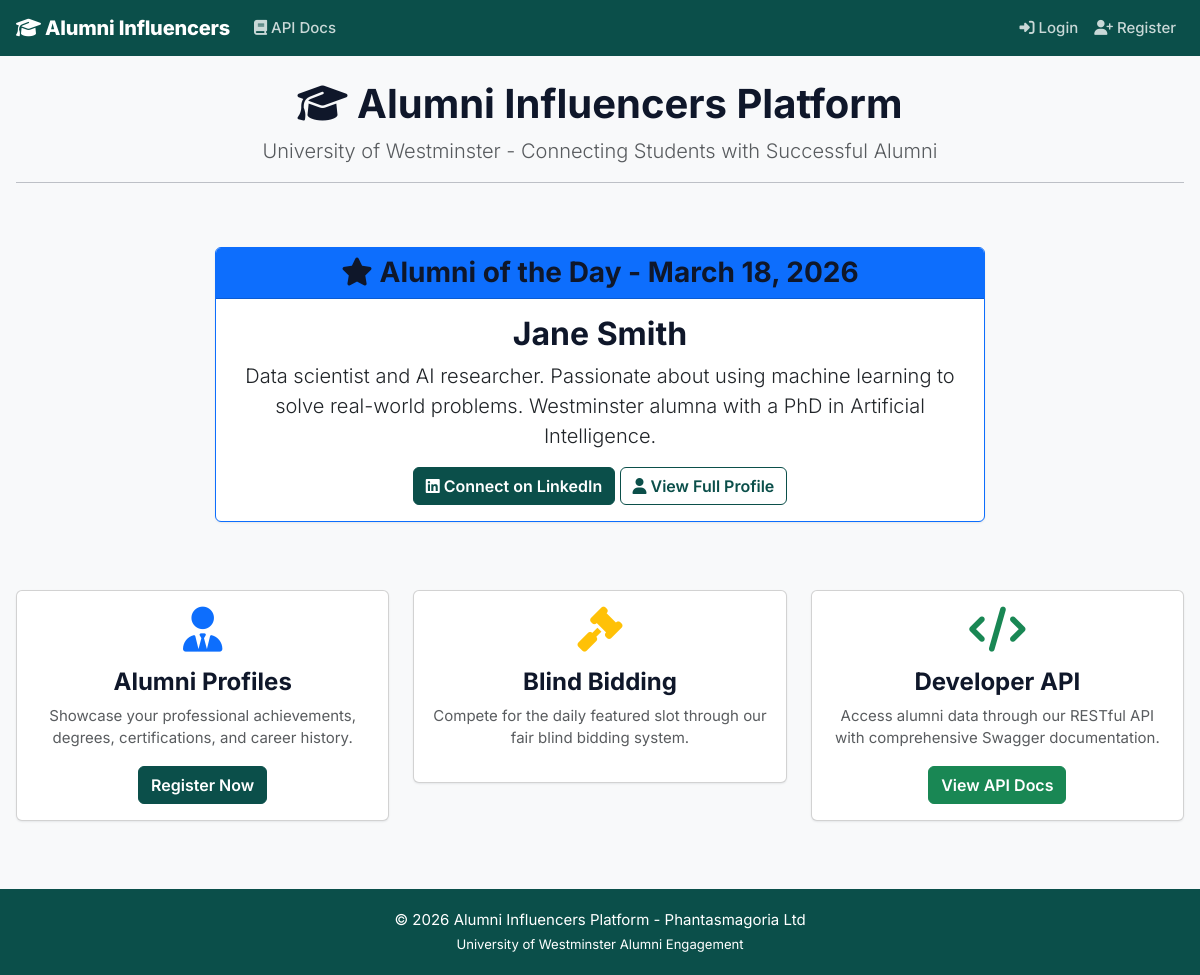
The page / on the database its author committed.
### tables this page shows
CREATE TABLE IF NOT EXISTS featured_alumni (
    id INT UNSIGNED AUTO_INCREMENT PRIMARY KEY,
    bid_id INT UNSIGNED NOT NULL,
    featured_date DATE NOT NULL UNIQUE,
    created_at DATETIME DEFAULT CURRENT_TIMESTAMP,
    FOREIGN KEY (bid_id) REFERENCES bids(id) ON DELETE CASCADE,
    INDEX idx_featured_date (featured_date),
    UNIQUE KEY unique_bid_id (bid_id),
    INDEX idx_featured_date_bid_id (featured_date, bid_id)
);

CREATE TABLE IF NOT EXISTS users (
    id INT UNSIGNED AUTO_INCREMENT PRIMARY KEY,
    email VARCHAR(255) NOT NULL UNIQUE,
    password VARCHAR(255) NOT NULL,
    first_name VARCHAR(100) NOT NULL,
    last_name VARCHAR(100) NOT NULL,
    user_type ENUM('alumni','admin') NOT NULL,
    email_verified TINYINT(1) DEFAULT 0,
    verification_token VARCHAR(255),
    verification_expires DATETIME,
    reset_token VARCHAR(255),
    reset_expires DATETIME,
    is_active TINYINT(1) DEFAULT 1,
    created_at DATETIME DEFAULT CURRENT_TIMESTAMP,
    updated_at DATETIME DEFAULT CURRENT_TIMESTAMP ON UPDATE CURRENT_TIMESTAMP,
    INDEX idx_email (email),
    INDEX idx_active_verified_created (is_active, email_verified, created_at),
    INDEX idx_verification_token (verification_token),
    INDEX idx_reset_token (reset_token)
);

CREATE TABLE IF NOT EXISTS alumni (
    id INT UNSIGNED PRIMARY KEY,
    bio TEXT,
    linkedin_url VARCHAR(500),
    profile_image VARCHAR(255),
    created_at DATETIME DEFAULT CURRENT_TIMESTAMP,
    updated_at DATETIME DEFAULT CURRENT_TIMESTAMP ON UPDATE CURRENT_TIMESTAMP,
    FOREIGN KEY (id) REFERENCES users(id) ON DELETE CASCADE
);

### application/controllers/Welcome.php (called while the page is built, shortened)
<?php
class Welcome extends MY_Controller
{
	public function index()
	{
		$this->load->model('Bid_model');
		$data = array(
			'title'          => 'Welcome',
			'featured_today' => $this->Bid_model->get_featured_today()
		);
		$this->load->view('layouts/header', $data);
		$this->load->view('welcome_message', $data);
		$this->load->view('layouts/footer');
	}
}

### index.php (called while the page is built, shortened)
<?php
require_once BASEPATH.'core/CodeIgniter.php';

### application/models/Bid_model.php (called while the page is built, shortened)
<?php
class Bid_model extends CI_Model
{
    public function get_featured_today()
    {
        $today = date('Y-m-d');
        $this->db->select('featured_alumni.*, bids.alumni_id, users.first_name, users.last_name, alumni.bio, alumni.linkedin_url, alumni.profile_image, users.email, bids.amount as winning_bid');
        $this->db->from('featured_alumni');
        $this->db->join('bids', 'bids.id = featured_alumni.bid_id');
        $this->db->join('alumni', 'alumni.id = bids.alumni_id');
        $this->db->join('users', 'users.id = alumni.id');
        $this->db->where('featured_alumni.featured_date', $today);
        $this->db->limit(1);
        return $this->db->get()->row();
    }
}

### application/views/welcome_message.php (the view, shortened to what this page needs)
<div class="row">
    <div class="col-md-12 text-center mb-5">
        <h1><i class="fas fa-graduation-cap"></i> Alumni Influencers Platform</h1>
        <p class="lead text-muted">University of Westminster - Connecting Students with Successful Alumni</p>
        <hr>
    </div>
</div>
<div class="row justify-content-center mb-5">
    <div class="col-md-8">
        <div class="card border-primary">
            <div class="card-header bg-primary text-white text-center">
                <h3 class="mb-0"><i class="fas fa-star"></i> Alumni of the Day - <?php echo date('F j, Y'); ?></h3>
            </div>
            <div class="card-body text-center">
                <?php if (isset($featured_today) && $featured_today): ?>
                    <h2><?php echo htmlspecialchars($featured_today->first_name . ' ' . $featured_today->last_name, ENT_QUOTES, 'UTF-8'); ?></h2>
                    <?php if ($featured_today->bio): ?>
                        <p class="lead"><?php echo htmlspecialchars($featured_today->bio, ENT_QUOTES, 'UTF-8'); ?></p>
                    <?php endif; ?>
                    <?php if ($featured_today->linkedin_url): ?>
                        <a href="<?php echo htmlspecialchars($featured_today->linkedin_url, ENT_QUOTES, 'UTF-8'); ?>" target="_blank" class="btn btn-primary">
                            <i class="fab fa-linkedin"></i> Connect on LinkedIn
                        </a>
                    <?php endif; ?>
                    <a href="<?php echo site_url('profile/view/' . $featured_today->alumni_id); ?>" class="btn btn-outline-primary">
                        <i class="fas fa-user"></i> View Full Profile
                    </a>
                <?php else: ?>
                    <p class="text-muted mb-0"><i class="fas fa-info-circle"></i> No featured alumni for today. Check back tomorrow!</p>
                <?php endif; ?>
            </div>
        </div>
    </div>
</div>
<div class="row">
    <div class="col-md-4">
        <div class="card text-center">
            <div class="card-body">
                <i class="fas fa-user-tie fa-3x text-primary mb-3"></i>
                <h4>Alumni Profiles</h4>
                <p class="text-muted">Showcase your professional achievements, degrees, certifications, and career history.</p>
                <?php if (!$this->session->userdata('logged_in')): ?>
                    <a href="<?php echo site_url('auth/register'); ?>" class="btn btn-primary">Register Now</a>
                <?php endif; ?>
            </div>
        </div>
    </div>
    <div class="col-md-4">
        <div class="card text-center">
            <div class="card-body">
                <i class="fas fa-gavel fa-3x text-warning mb-3"></i>
                <h4>Blind Bidding</h4>
                <p class="text-muted">Compete for the daily featured slot through our fair blind bidding system.</p>
            </div>
        </div>
    </div>
    <div class="col-md-4">
        <div class="card text-center">
            <div class="card-body">
                <i class="fas fa-code fa-3x text-success mb-3"></i>
                <h4>Developer API</h4>
                <p class="text-muted">Access alumni data through our RESTful API with comprehensive Swagger documentation.</p>
                <a href="<?php echo site_url('api-docs'); ?>" class="btn btn-success">View API Docs</a>
            </div>
        </div>
    </div>
</div>

### application/views/layouts/header.php (style rules this page uses)
body { background-color: #f8f9fa; color: #0f172a; font-family: "Inter", system-ui, -apple-system, BlinkMacSystemFont, "Segoe UI", sans-serif; font-size: 15px; letter-spacing: 0; }
h1, h2, h3, h4, h5, h6 { color: #0f172a; font-weight: 700; letter-spacing: 0; }
.btn { font-weight: 600; }
.card { margin-bottom: 20px; box-shadow: 0 1px 2px rgba(15,23,42,0.08); }
.btn-primary { background-color: #0b4f4a; border-color: #0b4f4a; }
.btn-outline-primary { color: #0b4f4a; border-color: #0b4f4a; }

### rows shown on the page
featured_alumni: users.first_name+last_name "Jane Smith", alumni.bio "Data scientist and AI researcher. Passionate about using machine learning to solve real-world problems. Westminster alumna with a PhD in Artificial Intelligence."
